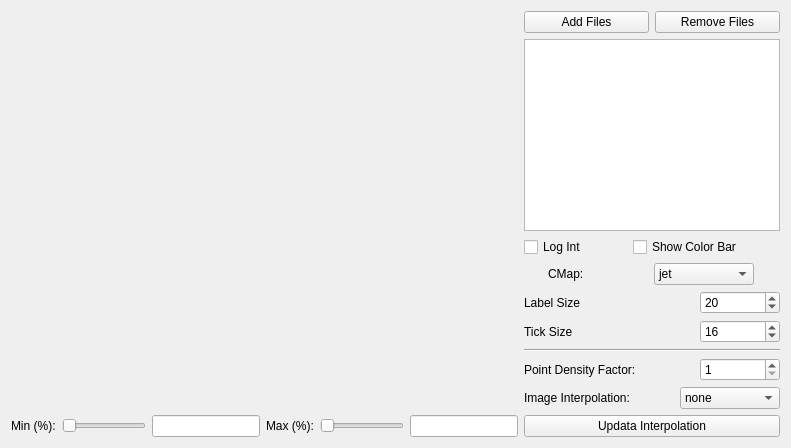
       <widget class="QWidget" name="tab_4">
        <attribute name="title">
         <string>2D_Plot</string>
        </attribute>
        <layout class="QGridLayout" name="gridLayout_5">
         <item row="0" column="0">
          <layout class="QHBoxLayout" name="horizontalLayout_44">
           <item>
            <layout class="QVBoxLayout" name="verticalLayout_15">
             <item>
              <widget class="MplWidget" name="twodPlotMplWidget" native="true">
               <property name="sizePolicy">
                <sizepolicy hsizetype="Expanding" vsizetype="Expanding">
                 <horstretch>0</horstretch>
                 <verstretch>0</verstretch>
                </sizepolicy>
               </property>
              </widget>
             </item>
             <item>
              <layout class="QHBoxLayout" name="horizontalLayout_43">
               <item>
                <widget class="QLabel" name="MinLabel_3">
                 <property name="sizePolicy">
                  <sizepolicy hsizetype="Fixed" vsizetype="Fixed">
                   <horstretch>0</horstretch>
                   <verstretch>0</verstretch>
                  </sizepolicy>
                 </property>
                 <property name="text">
                  <string>Min (%):</string>
                 </property>
                </widget>
               </item>
               <item>
                <widget class="QSlider" name="twodMinHorizontalSlider">
                 <property name="orientation">
                  <enum>Qt::Horizontal</enum>
                 </property>
                </widget>
               </item>
               <item>
                <widget class="QLineEdit" name="twodMinLineEdit">
                 <property name="sizePolicy">
                  <sizepolicy hsizetype="Preferred" vsizetype="Fixed">
                   <horstretch>0</horstretch>
                   <verstretch>0</verstretch>
                  </sizepolicy>
                 </property>
                </widget>
               </item>
               <item>
                <widget class="QLabel" name="MaxLabel_3">
                 <property name="sizePolicy">
                  <sizepolicy hsizetype="Fixed" vsizetype="Fixed">
                   <horstretch>0</horstretch>
                   <verstretch>0</verstretch>
                  </sizepolicy>
                 </property>
                 <property name="text">
                  <string>Max (%):</string>
                 </property>
                </widget>
               </item>
               <item>
                <widget class="QSlider" name="twodMaxHorizontalSlider">
                 <property name="orientation">
                  <enum>Qt::Horizontal</enum>
                 </property>
                </widget>
               </item>
               <item>
                <widget class="QLineEdit" name="twodMaxLineEdit">
                 <property name="sizePolicy">
                  <sizepolicy hsizetype="Preferred" vsizetype="Fixed">
                   <horstretch>0</horstretch>
                   <verstretch>0</verstretch>
                  </sizepolicy>
                 </property>
                </widget>
               </item>
              </layout>
             </item>
            </layout>
           </item>
           <item>
            <layout class="QVBoxLayout" name="verticalLayout_18">
             <item>
              <layout class="QHBoxLayout" name="horizontalLayout_39">
               <item>
                <widget class="QPushButton" name="twodPlotAddFilePushButton">
                 <property name="sizePolicy">
                  <sizepolicy hsizetype="Preferred" vsizetype="Fixed">
                   <horstretch>0</horstretch>
                   <verstretch>0</verstretch>
                  </sizepolicy>
                 </property>
                 <property name="text">
                  <string>Add Files</string>
                 </property>
                </widget>
               </item>
               <item>
                <widget class="QPushButton" name="twodPlotRemoveFilePushButton">
                 <property name="sizePolicy">
                  <sizepolicy hsizetype="Preferred" vsizetype="Fixed">
                   <horstretch>0</horstretch>
                   <verstretch>0</verstretch>
                  </sizepolicy>
                 </property>
                 <property name="text">
                  <string>Remove Files</string>
                 </property>
                </widget>
               </item>
              </layout>
             </item>
             <item>
              <widget class="QListWidget" name="twodPlotFileListWidget">
               <property name="sizePolicy">
                <sizepolicy hsizetype="Minimum" vsizetype="Expanding">
                 <horstretch>0</horstretch>
                 <verstretch>0</verstretch>
                </sizepolicy>
               </property>
               <property name="selectionMode">
                <enum>QAbstractItemView::SingleSelection</enum>
               </property>
              </widget>
             </item>
             <item>
              <layout class="QHBoxLayout" name="horizontalLayout_40">
               <item>
                <widget class="QCheckBox" name="twodLogIntCheckBox">
                 <property name="sizePolicy">
                  <sizepolicy hsizetype="Fixed" vsizetype="Fixed">
                   <horstretch>0</horstretch>
                   <verstretch>0</verstretch>
                  </sizepolicy>
                 </property>
                 <property name="text">
                  <string>Log Int</string>
                 </property>
                </widget>
               </item>
               <item>
                <spacer name="horizontalSpacer_8">
                 <property name="orientation">
                  <enum>Qt::Horizontal</enum>
                 </property>
                 <property name="sizeType">
                  <enum>QSizePolicy::Minimum</enum>
                 </property>
                 <property name="sizeHint" stdset="0">
                  <size>
                   <width>40</width>
                   <height>20</height>
                  </size>
                 </property>
                </spacer>
               </item>
               <item>
                <widget class="QCheckBox" name="twodColBarCheckBox">
                 <property name="text">
                  <string>Show Color Bar</string>
                 </property>
                </widget>
               </item>
              </layout>
             </item>
             <item>
              <layout class="QHBoxLayout" name="horizontalLayout_47">
               <item>
                <widget class="QLabel" name="label_25">
                 <property name="sizePolicy">
                  <sizepolicy hsizetype="Fixed" vsizetype="Fixed">
                   <horstretch>0</horstretch>
                   <verstretch>0</verstretch>
                  </sizepolicy>
                 </property>
                 <property name="text">
                  <string>CMap:</string>
                 </property>
                </widget>
               </item>
               <item>
                <spacer name="horizontalSpacer_20">
                 <property name="orientation">
                  <enum>Qt::Horizontal</enum>
                 </property>
                 <property name="sizeType">
                  <enum>QSizePolicy::Minimum</enum>
                 </property>
                 <property name="sizeHint" stdset="0">
                  <size>
                   <width>40</width>
                   <height>20</height>
                  </size>
                 </property>
                </spacer>
               </item>
               <item>
                <widget class="QComboBox" name="twodCMapComboBox">
                 <property name="maximumSize">
                  <size>
                   <width>100</width>
                   <height>16777215</height>
                  </size>
                 </property>
                 <item>
                  <property name="text">
                   <string>jet</string>
                  </property>
                 </item>
                 <item>
                  <property name="text">
                   <string>gray</string>
                  </property>
                 </item>
                 <item>
                  <property name="text">
                   <string>hot</string>
                  </property>
                 </item>
                 <item>
                  <property name="text">
                   <string>summer</string>
                  </property>
                 </item>
                 <item>
                  <property name="text">
                   <string>winter</string>
                  </property>
                 </item>
                 <item>
                  <property name="text">
                   <string>spectral</string>
                  </property>
                 </item>
                </widget>
               </item>
              </layout>
             </item>
             <item>
              <layout class="QHBoxLayout" name="horizontalLayout_45">
               <item>
                <widget class="QLabel" name="label_28">
                 <property name="text">
                  <string>Label Size</string>
                 </property>
                </widget>
               </item>
               <item>
                <widget class="QSpinBox" name="twodLabelSizeSpinBox">
                 <property name="maximumSize">
                  <size>
                   <width>80</width>
                   <height>16777215</height>
                  </size>
                 </property>
                 <property name="minimum">
                  <number>1</number>
                 </property>
                 <property name="singleStep">
                  <number>1</number>
                 </property>
                 <property name="value">
                  <number>20</number>
                 </property>
                </widget>
               </item>
              </layout>
             </item>
             <item>
              <layout class="QHBoxLayout" name="horizontalLayout_46">
               <item>
                <widget class="QLabel" name="label_29">
                 <property name="text">
                  <string>Tick Size</string>
                 </property>
                </widget>
               </item>
               <item>
                <widget class="QSpinBox" name="twodTickSizeSpinBox">
                 <property name="maximumSize">
                  <size>
                   <width>80</width>
                   <height>16777215</height>
                  </size>
                 </property>
                 <property name="minimum">
                  <number>1</number>
                 </property>
                 <property name="value">
                  <number>16</number>
                 </property>
                </widget>
               </item>
              </layout>
             </item>
             <item>
              <widget class="Line" name="line_4">
               <property name="orientation">
                <enum>Qt::Horizontal</enum>
               </property>
              </widget>
             </item>
             <item>
              <layout class="QHBoxLayout" name="horizontalLayout_41">
               <item>
                <widget class="QLabel" name="label_26">
                 <property name="sizePolicy">
                  <sizepolicy hsizetype="Minimum" vsizetype="Preferred">
                   <horstretch>0</horstretch>
                   <verstretch>0</verstretch>
                  </sizepolicy>
                 </property>
                 <property name="text">
                  <string>Point Density Factor:</string>
                 </property>
                </widget>
               </item>
               <item>
                <widget class="QSpinBox" name="twodDenFacSpinBox">
                 <property name="maximumSize">
                  <size>
                   <width>80</width>
                   <height>16777215</height>
                  </size>
                 </property>
                 <property name="minimum">
                  <number>1</number>
                 </property>
                </widget>
               </item>
              </layout>
             </item>
             <item>
              <layout class="QHBoxLayout" name="horizontalLayout_42">
               <item>
                <widget class="QLabel" name="label_27">
                 <property name="sizePolicy">
                  <sizepolicy hsizetype="Minimum" vsizetype="Preferred">
                   <horstretch>0</horstretch>
                   <verstretch>0</verstretch>
                  </sizepolicy>
                 </property>
                 <property name="text">
                  <string>Image Interpolation:</string>
                 </property>
                </widget>
               </item>
               <item>
                <widget class="QComboBox" name="twodIntPolComboBox">
                 <property name="maximumSize">
                  <size>
                   <width>100</width>
                   <height>16777215</height>
                  </size>
                 </property>
                 <item>
                  <property name="text">
                   <string>none</string>
                  </property>
                 </item>
                 <item>
                  <property name="text">
                   <string>nearest</string>
                  </property>
                 </item>
                 <item>
                  <property name="text">
                   <string>bilinear</string>
                  </property>
                 </item>
                 <item>
                  <property name="text">
                   <string>bicubic</string>
                  </property>
                 </item>
                </widget>
               </item>
              </layout>
             </item>
             <item>
              <widget class="QPushButton" name="twodUpdatePlotPushButton">
               <property name="text">
                <string>Updata Interpolation</string>
               </property>
              </widget>
             </item>
            </layout>
           </item>
          </layout>
         </item>
        </layout>
       </widget>
